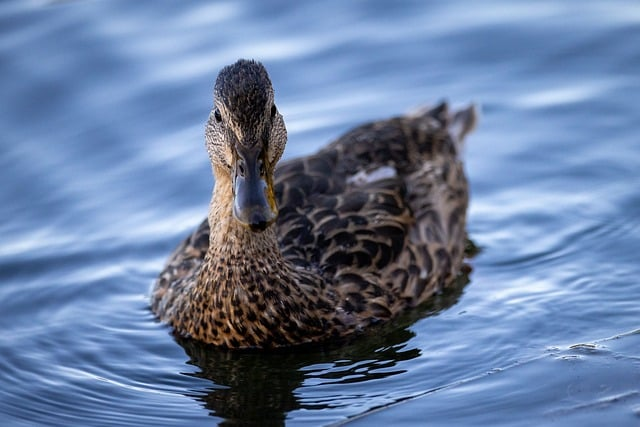
#> input picture Assignment 1/images/duck.jpeg, 640 x 427 px
$ jupyter execute q8.ipynb
#> lines starting #> are read from the running program, lines starting #| are printed output that depends on the picture
### Assignment 1/utils.py
import numpy as np
import matplotlib.pyplot as plt
import os


def read_im(filepath):
#> called with filepath = 'images/duck.jpeg'
    im = plt.imread(filepath)
#> im is the input picture: shape (427, 640, 3); mean R, G, B 105.1, 126.4, 161.1
    if im.dtype == np.uint8:
        im = im.astype(float) / 255
    return im

def normalize(im):
    return (im - im.min()) / (im.max() - im.min())

def save_im(filepath, im, cmap=None):
    if im.min() < 0 or im.max() > 1:
        print(
            "Warning: The dynamic range of the image is",
            f"[{im.min()}, {im.max()}]",
            "normalizing to [-1, 1]")
        im = normalize(im)

    # Create directory if it doesn't exist
    directory = os.path.dirname(filepath)
    if not os.path.exists(directory):
        os.makedirs(directory)
    plt.imsave(filepath, im, cmap=cmap)

### Assignment 1/q8.ipynb
[cell 1]
from utils import read_im, save_im
import matplotlib.pyplot as plt

im = read_im("images/duck.jpeg")

def greyscale(im):
    """ Converts an RGB image to greyscale

    Args:
        im ([type]): [np.array of shape [H, W, C]]

    Returns:
        im ([type]): [np.array of shape [H, W]]
    """
    red = 0.212 * im[:, :, 0]
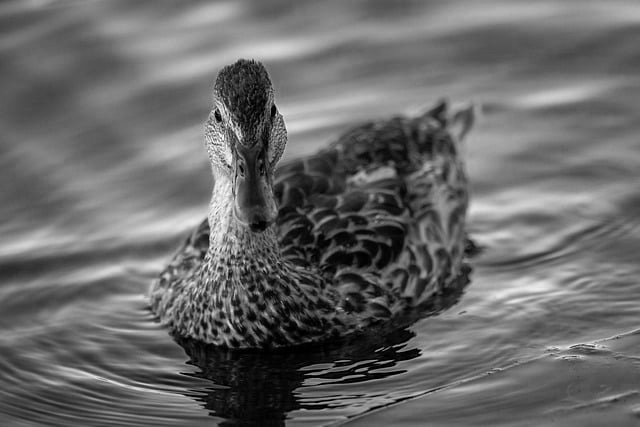
#> red: shape (427, 640) float64; min 0, max 0.212, mean 0.0874; drawn with min black and max white
    green = 0.7152 * im[:, :, 1]
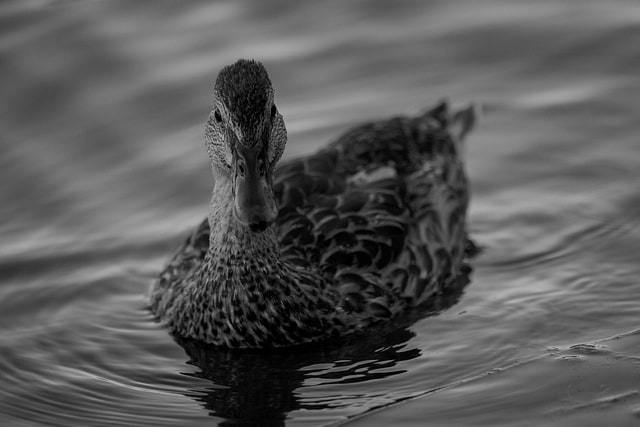
#> green: shape (427, 640) float64; min 0, max 0.715, mean 0.354
    blue = 0.0722 * im[:, :, 2]
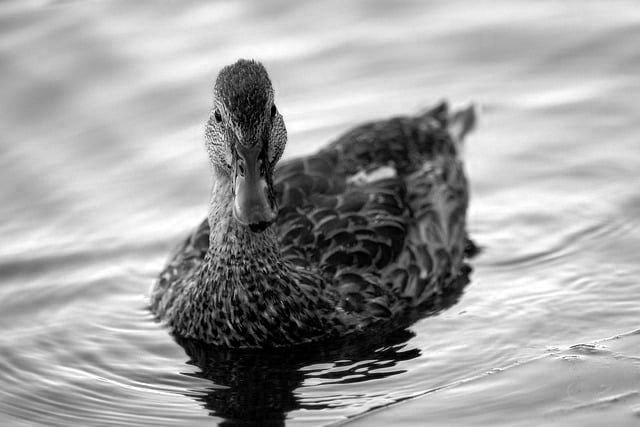
#> blue: shape (427, 640) float64; min 0, max 0.0722, mean 0.0456; drawn with min black and max white

    im = red + green + blue
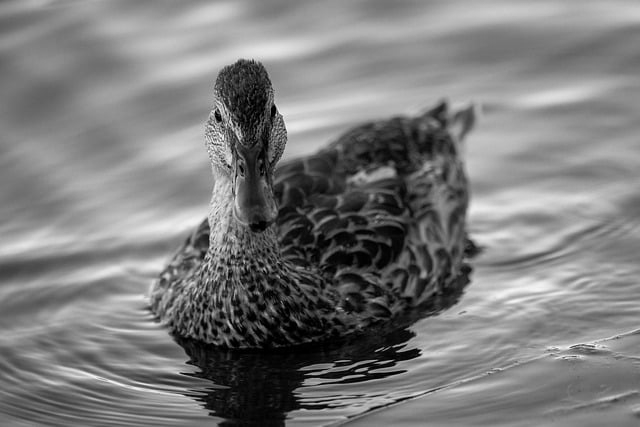
#> im: shape (427, 640) float64; min 0, max 0.994, mean 0.487
    return im

im_greyscale = greyscale(im)

plt.imshow(im_greyscale, cmap='gray')
save_im("results/duck_greyscale.jpeg", im_greyscale, cmap='gray')
